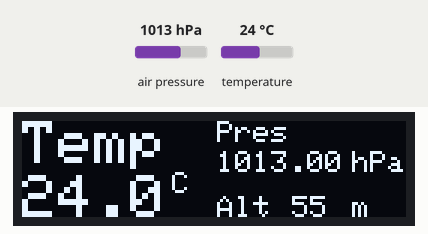
Simulated run of this sketch. Board: Arduino Uno, built with avr-gcc and run on an emulated ATmega328P. Parts: 128×32 one-colour display. The inputs (shaded band) are chosen by the test bench; at power-on: air pressure 1013 hPa, temperature 24 °C.

Above: at 11.7 s.
11.8 s: air pressure set to 952 hPa
At 13.2 s:
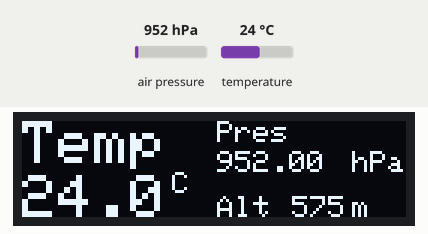
14.1 s: temperature set to 12 °C
At 15.5 s:
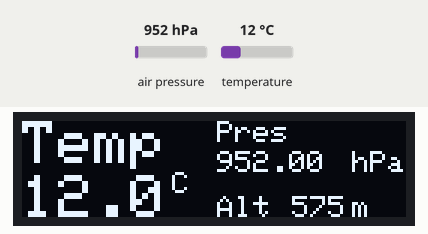
16.1 s: air pressure set to 975 hPa
At 17.8 s:
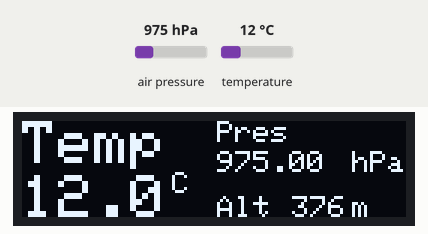
18.1 s: temperature set to 19 °C
At 20.1 s:
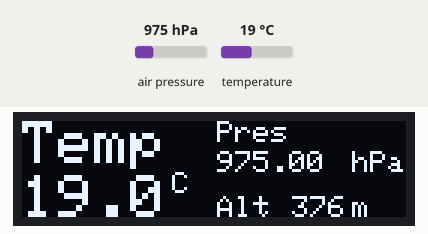
Timing chart, 0 to 21.2 s (numbered marks = the images above; inputs shaded):
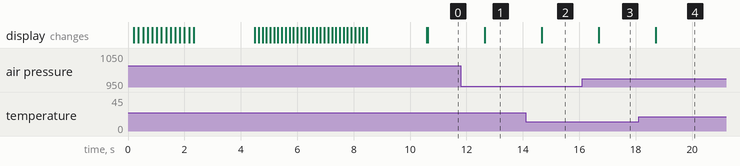

The sketch:

smart_weather_display.ino
```cpp
// (licence header left out)
/*
 * Project: Smart Weather Display with BMP280 and OLED using ESP8266
 * Description: This project reads temperature data from the BMP280 sensor using I2C communication
 *              and displays it on a 128x32 OLED screen.
 *
 * Connections:
 *   - BMP280 I2C Pins:
 *       SDA -> D2 (GPIO4 on ESP8266)
 *       SCL -> D1 (GPIO5 on ESP8266)
 *   - OLED I2C Pins:
 *       SDA -> D2 (GPIO4 on ESP8266)
 *       SCL -> D1 (GPIO5 on ESP8266)
 *   - Power Connections:
 *       BMP280 -> 3.3V and GND
 *       OLED -> 5V and GND
 *   - Breadboard Power Supply:
 *       Input -> External USB power supply (5V)
 *
 * Note: Ensure to provide 3.3V to the BMP280 sensor as it is a 3.3V version.
 */


#include <Adafruit_GFX.h>
#include <Adafruit_SSD1306.h>
#include <Adafruit_BMP280.h>

// OLED display width and height
#define SCREEN_WIDTH 128
#define SCREEN_HEIGHT 32

// I2C address of your OLED display
#define OLED_ADDRESS 0x3C

// Create display object
Adafruit_SSD1306 display(SCREEN_WIDTH, SCREEN_HEIGHT, &Wire);
Adafruit_BMP280 bmp;

void setup() {

  bmp.begin(); //Start the bmp

  // Initialize display
  if (!display.begin(SSD1306_SWITCHCAPVCC, OLED_ADDRESS)) {
    Serial.println(F("SSD1306 allocation failed"));
    for (;;);
  }

  // Clear buffer
  display.clearDisplay();

  // Draw splash animation
  splashAnimation();
}

void loop() {

  display.clearDisplay();
  float T = bmp.readTemperature(); //Read temperature in °C
  float P = bmp.readPressure() / 100; //Read Pressure in Pa and conversion to hPa
  float A = bmp.readAltitude(1019.66); //Calculating the Altitude, the "1019.66" is the pressure in (hPa) at sea level at day in your region


  display.setCursor(0, 0);
  display.setTextColor(WHITE);
  display.setTextSize(2);
  display.print("Temp");

  display.setCursor(0, 18);
  display.print(T, 1);
  display.setCursor(50, 17);
  display.setTextSize(1);
  display.print("C");

  display.setTextSize(1);
  display.setCursor(65, 0);
  display.print("Pres");
  display.setCursor(65, 10);
  display.print(P);
  display.setCursor(110, 10);
  display.print("hPa");

  display.setCursor(65, 25);
  display.print("Alt");
  display.setCursor(90, 25);
  display.print(A, 0);
  display.setCursor(110, 25);
  display.print("m");

  display.display();
  delay(2000);
}

void splashAnimation() {

  // Typing effect
  typingEffect("JustElectronicX");

  delay(2000);

  // Wave effect
  waveEffect("JustElectronicX");

  delay(2000);

  // Clear display after animation
  display.clearDisplay();
  display.display();
}

// Helper function to calculate the text width for centering
int calculateTextWidth(const char* text) {
  int width = 0;
  for (int i = 0; i < strlen(text); i++) {
    if (text[i] == 'J' || text[i] == 'E' || text[i] == 'X') {
      width += 14; // Larger width for 'J', 'E', 'X'
    } else {
      width += 7; // Standard width for smaller characters
    }
  }
  return width;
}

// Typing Effect
void typingEffect(const char* text) {
  display.clearDisplay();
  display.setTextColor(SSD1306_WHITE);

  int totalWidth = calculateTextWidth(text);
  int startX = (SCREEN_WIDTH - totalWidth) / 2; // Center horizontally
  int x = startX; // Initial X position

  for (int i = 0; i < strlen(text); i++) {
    if (text[i] == 'J' || text[i] == 'E' || text[i] == 'X') {
      display.setTextSize(2); // Larger font for 'J', 'E', 'X'
      display.setCursor(x, SCREEN_HEIGHT / 2 - 12); // Center vertically
      x += 14; // Adjust spacing for larger characters
    } else {
      display.setTextSize(1); // Default font size
      display.setCursor(x, SCREEN_HEIGHT / 2 - 6); // Center vertically
      x += 7; // Standard spacing for smaller characters
    }
    display.print(text[i]);
    display.display();
    delay(150); // Typing delay
  }
}

// Wave Effect
void waveEffect(const char* text) {
  display.clearDisplay();

  int totalWidth = calculateTextWidth(text);
  int startX = (SCREEN_WIDTH - totalWidth) / 2; // Center horizontally

  for (int offset = 0; offset < 30; offset++) { // Longer duration
    display.clearDisplay();
    int x = startX;

    for (int i = 0; i < strlen(text); i++) {
      int yOffset = 4 * sin((i + offset) * 0.3); // Sinusoidal wave offset
      int baseY = (text[i] == 'J' || text[i] == 'E' || text[i] == 'X')
                  ? SCREEN_HEIGHT / 2 - 12 // Center large text vertically
                  : SCREEN_HEIGHT / 2 - 6; // Center small text vertically
      int yPos = baseY + yOffset;

      if (text[i] == 'J' || text[i] == 'E' || text[i] == 'X') {
        display.setTextSize(2);             // Larger font for 'J', 'E', 'X'
        display.setCursor(x, yPos);
        x += 14;                            // Adjust spacing for larger characters
      } else {
        display.setTextSize(1);             // Default font size
        display.setCursor(x, yPos);
        x += 7;                             // Standard spacing
      }
      display.print(text[i]);
    }

    display.display();
    delay(120); // Wave animation speed
  }
}
```

Measured:
- after the input at 11.8 s, the display: changes after 0.84 s (image 1)
- after the input at 14.1 s, the display: changes after 0.56 s (image 2)
- after the input at 16.1 s, the display: changes after 0.58 s (image 3)
- after the input at 18.1 s, the display: changes after 0.61 s (image 4)
